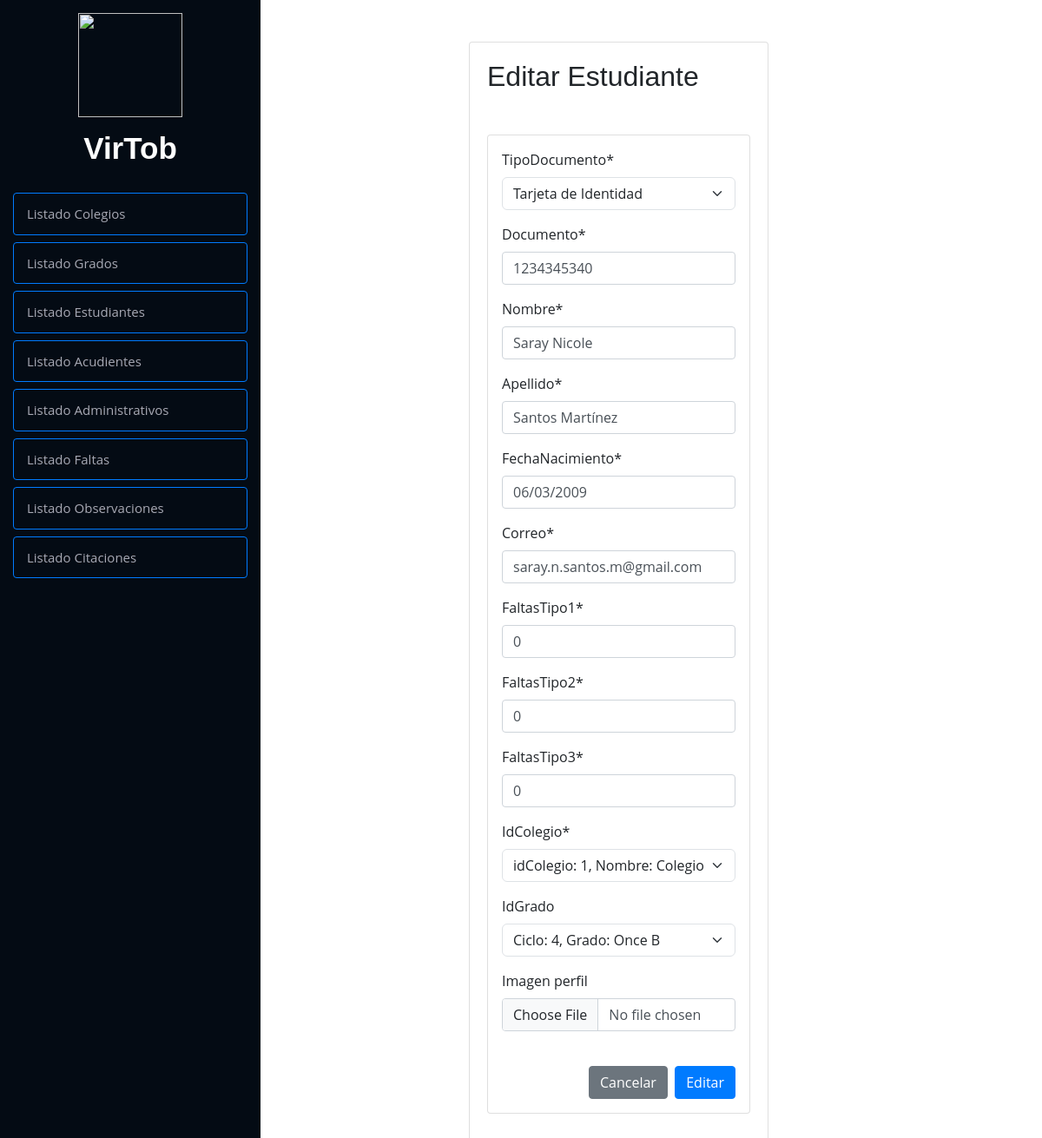
The app's page /crud/modificarEstudiante/2/ with its own data.
### Modulos/Observador/models.py (models this page shows, shortened)
class Estudiante(models.Model):
    idEstudiante = models.AutoField(primary_key=True)
    tiposDocumentos = [
        ('T.I.', 'Tarjeta de Identidad'),
        ('C.C.', 'Cedula de Ciudadanía'),
        ('C.E.', 'Cedula de Extranjería')
    ]
    tipoDocumento = models.CharField(
        max_length=4, choices=tiposDocumentos, default='T.I.')
    documento = models.CharField(max_length=10, default=0)
    nombre = models.CharField(max_length=100)
    apellido = models.CharField(max_length=100)
    fechaNacimiento = models.DateField(null=True)
    correo = models.EmailField(max_length=100)
    contrasena = models.CharField(max_length=100)
    faltasTipo1 = models.IntegerField(default=0)
    faltasTipo2 = models.IntegerField(default=0)
    faltasTipo3 = models.IntegerField(default=0)
    idColegio = models.ForeignKey(
        Colegio, on_delete=models.CASCADE, related_name="estudiantes", default=1)
    idGrado = models.ForeignKey(
        Grado, on_delete=models.CASCADE, null=True, blank=True)
    imagen_perfil = models.ImageField(
        upload_to='perfiles/', blank=True, null=True)
    class Meta:
        verbose_name = 'Estudiante'

class Colegio(models.Model):
    idColegio = models.AutoField(primary_key=True)
    nombre = models.CharField(max_length=50)
    direccion = models.CharField(max_length=100)
    telefono = models.CharField(max_length=13)
    email = models.EmailField(max_length=100)
    def __str__(self):
        return f"idColegio: {self.idColegio}, Nombre: {self.nombre}"
    class Meta:
        verbose_name = 'Colegio'

class Grado(models.Model):
    idGrado = models.AutoField(primary_key=True)
    grado = models.CharField(max_length=16, null=True, blank=True)
    ciclo = models.CharField(max_length=7)
    idColegio = models.ForeignKey(
        Colegio, on_delete=models.CASCADE, related_name="grado", default=1)
    def __str__(self):
        return f"Ciclo: {self.ciclo}, Grado: {self.grado}"

### Modulos/Observador/views.py (the view, shortened to what this page needs)
# urls.py: path('modificarEstudiante/<idEstudiante>/', modificarEstudiante, name="modificarEstudiante"),
def modificarEstudiante(request, idEstudiante):
    estudiante = get_object_or_404(Estudiante, idEstudiante=idEstudiante)
    contrasena_original = estudiante.contrasena if hasattr(
        estudiante, 'contrasena') else None
    data = {
        'form': EstudianteForm(instance=estudiante),
        'cancel_url': 'listaEstudiante',
        'tabla': 'Estudiante'
    }
    return render(request, 'modificar.html', data)

### Modulos/Observador/forms.py
class EstudianteForm(forms.ModelForm):
    contrasena = forms.CharField(
        widget=forms.PasswordInput(
            attrs={'class': 'form-control', 'id': 'password-input'}
        ),
        label="Contraseña",
        required=False
    )
    class Meta:
        model = Estudiante
        fields = "__all__"
    def __init__(self, *args, **kwargs):
        super().__init__(*args, **kwargs)
        if self.instance and self.instance.pk:
            self.fields.pop('contrasena', None)

### Modulos/Observador/templates/modificar.html (shortened to what this page needs)
{% extends "index.html" %}
{% load static %}
	{% block contenido %}
	<br><br>
	<div class="row">
		<div class="col-12 col-md-5 offset-md-3">
			<div class="card">
				<div class="card-body">
					{% load crispy_forms_tags %}
					<h2>Editar {{ tabla }}</h2>
					<form action="" method="POST" class="card p-3 mt-5"  enctype="multipart/form-data" class="form">
						{{ form|crispy }}
						<br>
						<div class="d-flex justify-content-end">
							<a href="{% url cancel_url %}" class="btn btn-secondary">Cancelar</a>
							<input type="submit" value="Editar" class="btn btn-primary">
						</div>
					</form>
				</div>
			</div>
		</div>
	</div>
{% endblock %}

### observadorVirtual/static/css/style.css (style rules this page uses)
body { font-family: "Open Sans", sans-serif; color: #272829; }
a { color: #149ddd; }
h1, h2, h3, h4, h5, h6 { font-family: "Raleway", sans-serif; }

### records on screen
Estudiante: tipoDocumento "Tarjeta de Identidad", documento "1234345340", nombre "Saray Nicole", apellido "Santos Martínez", fechaNacimiento "06/03/2009", correo "saray.n.santos.m@gmail.com", faltasTipo1 "0", faltasTipo2 "0", faltasTipo3 "0"
Colegio: idColegio "idColegio: 1, Nombre: Colegio San Francisco de Asís"
Grado: idGrado "Ciclo: 4, Grado: Once B"

### other values on screen
{{ tabla }} "Estudiante"
